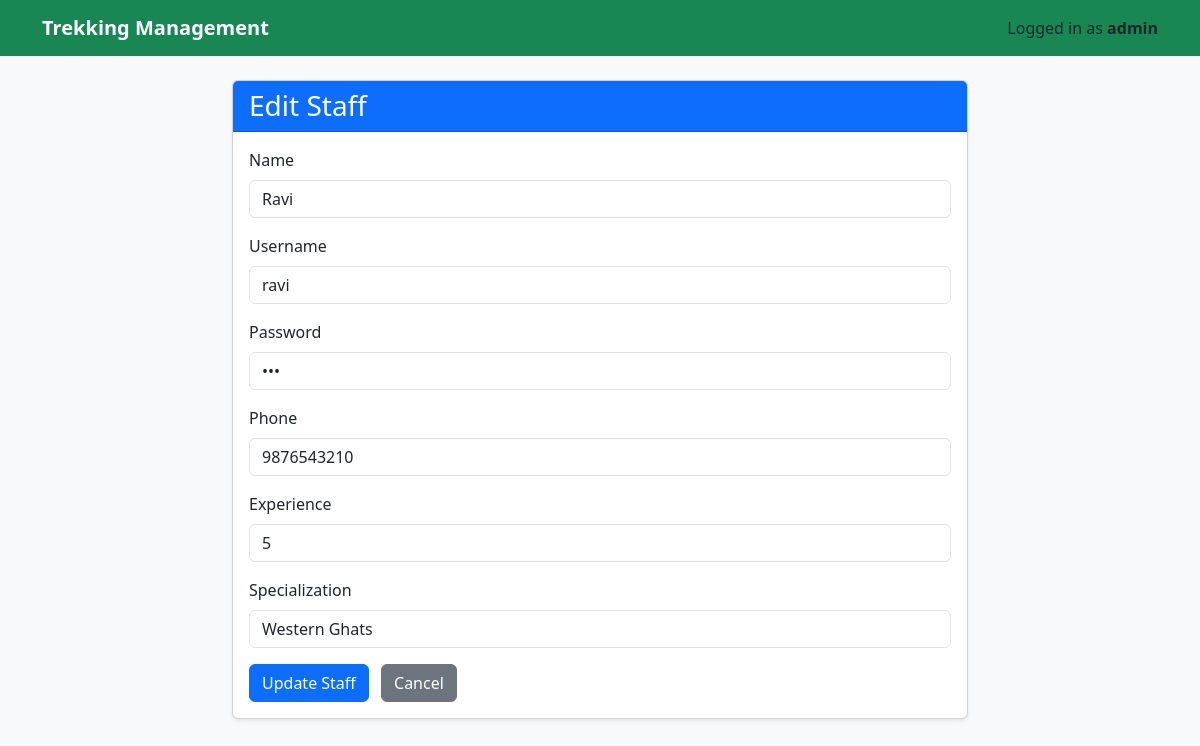
Screenshot of /edit_staff/1 (signed in) with the database file from the repository.
### models.py (models this page shows)
class User(db.Model):
    id = db.Column(db.Integer, primary_key=True)
    name = db.Column(db.String(100), nullable=False)
    username = db.Column(db.String(50), unique=True, nullable=False)
    password = db.Column(db.String(200), nullable=False)
    role = db.Column(db.String(20), nullable=False)
    is_active = db.Column(db.Boolean, default=True)
    bookings = db.relationship("Booking", backref="user", lazy=True)

class StaffProfile(db.Model):
    id = db.Column(db.Integer, primary_key=True)
    user_id = db.Column(
        db.Integer,
        db.ForeignKey("user.id"),
        unique=True,
        nullable=False
    )
    phone = db.Column(db.String(15))
    experience = db.Column(db.Integer)
    specialization = db.Column(db.String(100))
    user = db.relationship(
        "User",
        backref=db.backref("staff_profile", uselist=False)
    )

### app.py (the view, shortened to what this page needs)
@app.route("/edit_staff/<int:id>", methods=["GET", "POST"])
def edit_staff(id):
    if "user_id" not in session or session["role"] != "admin":
        return redirect("/login")
    staff = StaffProfile.query.get_or_404(id)
    return render_template(
        "edit_staff.html",
        staff=staff
    )

### templates/edit_staff.html (shortened to what this page needs)
{% extends "base.html" %}
{% block content %}
<div class="row justify-content-center">
    <div class="col-md-8">
        <div class="card shadow-sm">
            <div class="card-header bg-primary text-white">
                <h3 class="mb-0">Edit Staff</h3>
            </div>
            <div class="card-body">
                <form method="POST">
                    <div class="mb-3">
                        <label class="form-label">
                            Name
                        </label>
                        <input
                            type="text"
                            name="name"
                            class="form-control"
                            value="{{ staff.user.name }}"
                            required>
                    </div>
                    <div class="mb-3">
                        <label class="form-label">
                            Username
                        </label>
                        <input
                            type="text"
                            name="username"
                            class="form-control"
                            value="{{ staff.user.username }}"
                            required>
                    </div>
                    <div class="mb-3">
                        <label class="form-label">
                            Password
                        </label>
                        <input
                            type="password"
                            name="password"
                            class="form-control"
                            value="{{ staff.user.password }}"
                            required>
                    </div>
                    <div class="mb-3">
                        <label class="form-label">
                            Phone
                        </label>
                        <input
                            type="text"
                            name="phone"
                            class="form-control"
                            value="{{ staff.phone }}">
                    </div>
                    <div class="mb-3">
                        <label class="form-label">
                            Experience
                        </label>
                        <input
                            type="number"
                            name="experience"
                            class="form-control"
                            value="{{ staff.experience }}">
                    </div>
                    <div class="mb-3">
                        <label class="form-label">
                            Specialization
                        </label>
                        <input
                            type="text"
                            name="specialization"
                            class="form-control"
                            value="{{ staff.specialization }}">
                    </div>
                    <button
                        type="submit"
                        class="btn btn-primary">
                        Update Staff
                    </button>
                    <a
                        href="/view_staff"
                        class="btn btn-secondary ms-2">
                        Cancel
                    </a>
                </form>
            </div>
        </div>
    </div>
</div>
{% endblock %}

### rows the page displays
User: name "Ravi", username "ravi"
StaffProfile: phone "9876543210", experience "5", specialization "Western Ghats"

### other values shown
{{ session["username"] }} "admin"
